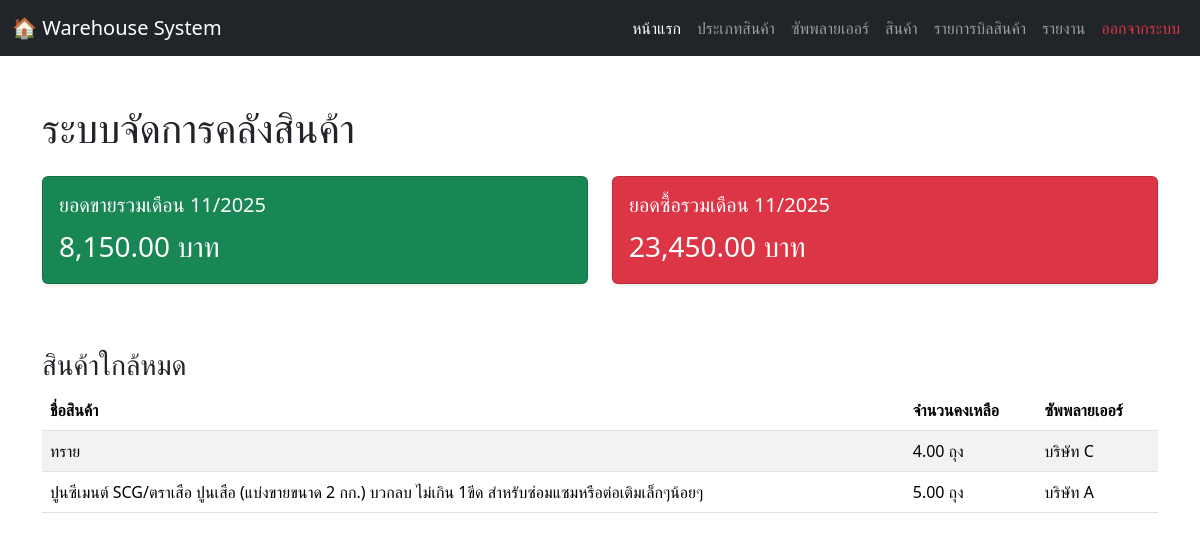
The app's page /homepage.php (signed in) with its own data.
### tables this page shows
CREATE TABLE `products` (
  `product_id` int(11) NOT NULL,
  `product_name` varchar(150) NOT NULL,
  `category_id` int(11) DEFAULT NULL,
  `supplier_id` int(11) DEFAULT NULL,
  `base_unit` varchar(50) DEFAULT NULL COMMENT 'หน่วยหลัก (เช่น กระสอบ, กล่อง)',
  `sub_unit` varchar(50) DEFAULT NULL COMMENT 'หน่วยย่อย (เช่น กิโลกรัม, ชิ้น)',
  `unit_conversion_rate` decimal(10,2) NOT NULL DEFAULT 1.00 COMMENT 'อัตราแปลงจากหน่วยหลักไปหน่วยย่อย',
  `stock_in_sub_unit` decimal(10,2) NOT NULL DEFAULT 0.00 COMMENT 'สต็อกคงเหลือในหน่วยย่อยที่สุด',
  `selling_price` decimal(10,2) NOT NULL,
  `reorder_level` decimal(10,2) NOT NULL DEFAULT 0.00,
  `image_path` varchar(255) DEFAULT NULL
);

CREATE TABLE `suppliers` (
  `supplier_id` int(11) NOT NULL,
  `supplier_name` varchar(150) NOT NULL,
  `address` varchar(255) DEFAULT NULL,
  `phone` varchar(50) DEFAULT NULL
);

### homepage.php (the view, shortened to what this page needs)
<?php
include 'connection.php';
$current_month_sales = $conn->query("SELECT IFNULL(SUM(total_amount), 0) AS total FROM sales WHERE DATE_FORMAT(sale_date, '%Y-%m') = DATE_FORMAT(CURDATE(), '%Y-%m')")->fetch_assoc()['total'];
$current_month_purchases = $conn->query("SELECT IFNULL(SUM(total_amount), 0) AS total FROM purchases WHERE DATE_FORMAT(purchase_date, '%Y-%m') = DATE_FORMAT(CURDATE(), '%Y-%m')")->fetch_assoc()['total'];
$current_month_thai = date('m/Y');
?>
<!DOCTYPE html>
<html lang="th">
<head>
  <link rel="stylesheet" href="https://cdn.jsdelivr.net/npm/bootstrap@5.3.2/dist/css/bootstrap.min.css">
</head>
<body>
  <nav class="navbar navbar-expand-lg navbar-dark bg-dark">
    <div class="container-fluid">
      <a class="navbar-brand" href="#">🏠 Warehouse System</a>
      <div class="collapse navbar-collapse" id="navbarNav">
        <ul class="navbar-nav ms-auto">
          <li class="nav-item"><a class="nav-link active" href="homepage.php">หน้าแรก</a></li>
          <li class="nav-item"><a class="nav-link" href="categories.php">ประเภทสินค้า</a></li>
          <li class="nav-item"><a class="nav-link" href="suppliers.php">ซัพพลายเออร์</a></li>
          <li class="nav-item"><a class="nav-link" href="products.php">สินค้า</a></li>
          <li class="nav-item"><a class="nav-link" href="warehouse_page.php">รายการบิลสินค้า</a></li>
          <li class="nav-item"><a class="nav-link" href="report.php">รายงาน</a></li>
          <li class="nav-item"><a class="nav-link text-danger" href="logout.php">ออกจากระบบ</a></li>
        </ul>
      </div>
    </div>
  </nav>
  <div class="container my-5">
    <h1 class="mb-4">ระบบจัดการคลังสินค้า</h1>
    <div class="row mb-5">
      <div class="col-md-6 mb-3">
        <div class="card bg-success text-white shadow-sm">
          <div class="card-body">
            <h5 class="card-title">ยอดขายรวมเดือน <?= $current_month_thai ?></h5>
            <p class="card-text fs-3"><?= number_format($current_month_sales, 2) ?> บาท</p>
          </div>
        </div>
      </div>
      <div class="col-md-6 mb-3">
        <div class="card bg-danger text-white shadow-sm">
          <div class="card-body">
            <h5 class="card-title">ยอดซื้อรวมเดือน <?= $current_month_thai ?></h5>
            <p class="card-text fs-3"><?= number_format($current_month_purchases, 2) ?> บาท</p>
          </div>
        </div>
      </div>
    </div>
    <h3 class="mt-4">สินค้าใกล้หมด</h3>
    <table class="table table-striped">
      <thead>
        <tr>
          <th>ชื่อสินค้า</th>
          <th>จำนวนคงเหลือ</th>
          <th>ซัพพลายเออร์</th>
        </tr>
      </thead>
      <tbody>
        <?php
      $sql = "SELECT
                p.product_id,
                p.product_name,
                p.stock_in_sub_unit,
                p.reorder_level,
                p.base_unit,
                p.sub_unit,
                p.unit_conversion_rate,
                s.supplier_name
              FROM products p -- เปลี่ยนจาก LEFT JOIN เป็น INNER JOIN
              INNER JOIN suppliers s ON p.supplier_id = s.supplier_id
              WHERE p.stock_in_sub_unit <= p.reorder_level AND p.supplier_id IS NOT NULL
              ORDER BY p.stock_in_sub_unit ASC";
      $result = $conn->query($sql);
      if ($result->num_rows > 0) {
          while ($row = $result->fetch_assoc()) {
              $displayStock = '';
              if ($row['unit_conversion_rate'] && $row['unit_conversion_rate'] > 1) {
                  $baseUnitStock = floor($row['stock_in_sub_unit'] / $row['unit_conversion_rate']);
                  $subUnitStock = fmod($row['stock_in_sub_unit'], $row['unit_conversion_rate']);
                  $displayStock = "{$baseUnitStock} {$row['base_unit']} / {$subUnitStock} {$row['sub_unit']}";
              } else {
                  $displayStock = "{$row['stock_in_sub_unit']} {$row['base_unit']}";
              }
              echo "<tr>
                      <td>{$row['product_name']}</td>
                      <td>{$displayStock}</td>
                      <td>{$row['supplier_name']}</td>
                    </tr>";
          }
      } else {
          echo "<tr><td colspan='3' class='text-center text-muted'>ไม่มีสินค้าใกล้หมด</td></tr>";
      }
        ?>
      </tbody>
    </table>
  </div>
</body>
</html>

### records on screen
products: product_name "ทราย", displayStock "4.00 ถุง", supplier.supplier_name "บริษัท C"
products: product_name "ปูนซีเมนต์ SCG/ตราเสือ ปูนเสือ (แบ่งขายขนาด 2 กก.) บวกลบ ไม่เกิน 1ขีด สำหรับซ่อมแซมหรือต่อเติมเล็กๆน้อยๆ", displayStock "5.00 ถุง", supplier.supplier_name "บริษัท A"

### other values on screen
$current_month_sales "8,150.00"
$current_month_purchases "23,450.00"
